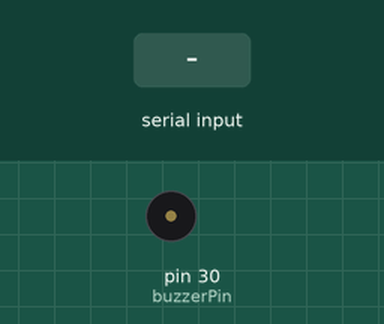
This sketch was run on a simulated Arduino Mega 2560, built with avr-gcc and run on an emulated ATmega2560. Shown: buzzer (waves = sounding, pin HIGH). The inputs (shaded band) are chosen by the test bench. What the sketch prints to the serial monitor is not drawn.

Above: at 1.2 s.
1.3 s: "1" received over Serial
At 1.4 s:
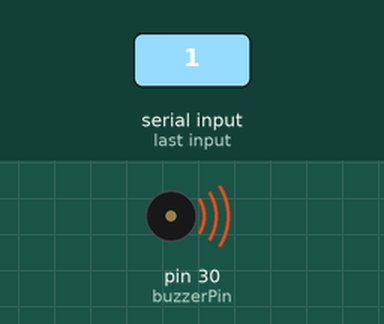
3.0 s: "B" received over Serial
Timing chart, 0 to 6.0 s (numbered marks = the images above; inputs shaded):
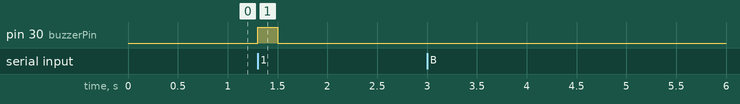

Measured:
- after the input at 1.3 s, pin 30 (buzzerPin): LOW → HIGH at once, → LOW 0.20 s later
- after the input at 3.0 s, every drawn part: stays the same

The sketch:

sketch_feb22b.ino
```cpp
int buzzerPin = 30;
int counter;
bool StartTest;


void setup() {

  pinMode(buzzerPin, OUTPUT);   //set pin as output
  Serial.begin(9600);    //start serial communication @9600 bps
  counter = 0;
  Serial.println("Test is beginning");
  StartTest = false;

  }


void PrintTestLog(){
  Serial.println(counter);
}

void BuzzerTest(){
  digitalWrite(buzzerPin, HIGH);
  delay(200);
  digitalWrite(buzzerPin, LOW);
  delay(1000);
}


void loop(){

  if(Serial.available()){  //id data is available to read

    char val = Serial.read();

    if(val == '1'){
      BuzzerTest();
      Serial.println("Start");
      }

    if(val == 'B'){
      StartTest = true;
      }

     if(val == 'E'){
      StartTest = false;
      }

    if (StartTest){
      PrintTestLog();
    }

    }
  }
```
